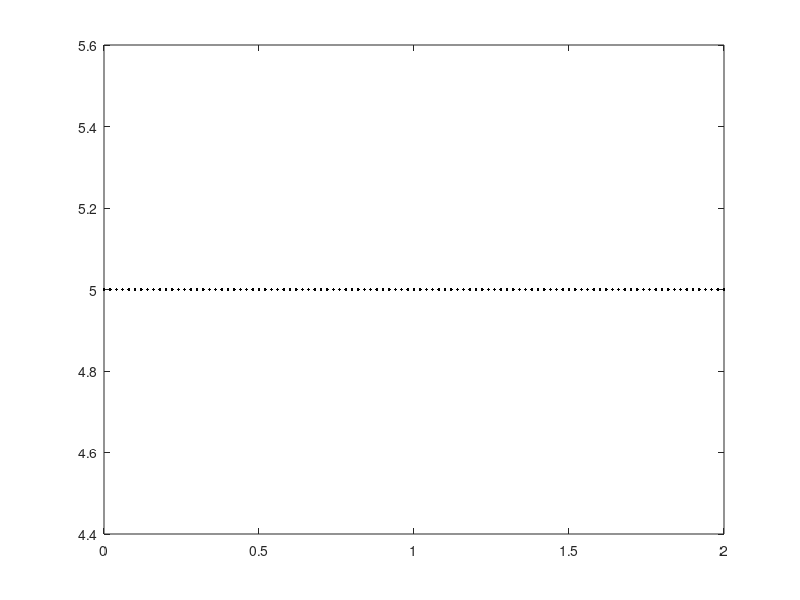

MATLAB code to generate this figure: (Note: this script raises an error after producing the figure.)
function [signal,sampledSignal,peak,fs,f,tSampled,tOriginal,numberOfCycles] = Sampler()


%%%%%%%%%%%%%%%%%%%%%%%%%%%Entering Inputs%%%%%%%%%%%%%%%%%%%%%%%%%%%
fprintf('<strong>Entering Sampler inputs</strong>\n');

%% Entering the signal as an equation but has to enter it in matlab format 
%% and use f for Fm and use for t equation's time  
disp('The signal function should be in matlab format.');
disp('i.e: 5*cos(2*pi*f*t)');
inputFunction=input('Enter the signal function m(t): ','s');

%% Enterig the signal frequency Fm
f=input('Enter the signal frequncy: ');

%% Entering the sampling Frequency
fs=input('Enter the sampling frequncy: ');

%% Entering the number of cycles 
numberOfCycles=10;


%% Calculating original signal
Timestep=1/(numberOfCycles*fs);
t=0:Timestep:numberOfCycles*1/f;
tOriginal = t;
catched = 1;
while catched == 1
	try
		signal=eval(inputFunction);
		catched = 0;
	catch
		inputFunction=input('WRONG function format please renter it: ','s');
	end
end

peak=max(signal);

% Plotting original signal
figure('Name', 'Sampler');
plot(t,signal,'LineWidth',1, 'Color', 'k', 'DisplayName', 'Signal');
hold on; 

%% Calculating sampled signal
t=0:1/fs:numberOfCycles*1/f;
tSampled = t;
sampledSignal = eval(inputFunction);

% plotig the sampled signal and adding info
stem(tSampled,sampledSignal,'o','filled', 'LineWidth',1.5, 'Color', 'm', 'DisplayName', 'Sampled signal'); 
caption = strcat('Sampling of: ',inputFunction);
title(caption); 
xlabel('Time(s)'); 
ylabel('Amplitude');
legend('Signal','Sampled signal'); 
legend('show')
grid


end

